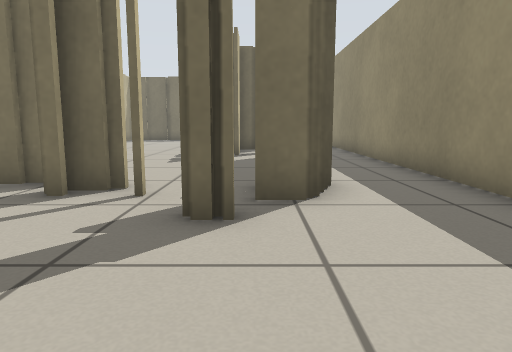
[1] (above)

24 first-person views from a walk through a world built for the Player/Stage simulator. The camera is 0.5 m above the floor, tilts 8° down and sees 70° across. Floor lines are 1 m apart. The floor is counted in squares, 0.5 m on a side. Each view is taken from the middle of a square. On the plan, view 1 faces up. The plan holds only what a view shows up to about 13 squares ahead; the rest is blank. Robots are left out.

[2]
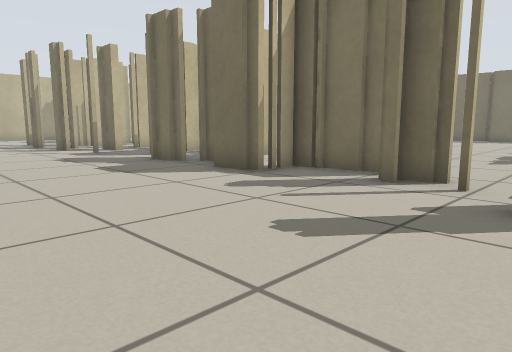

[3]
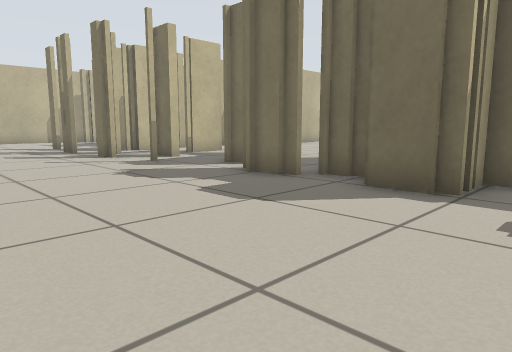

[4]
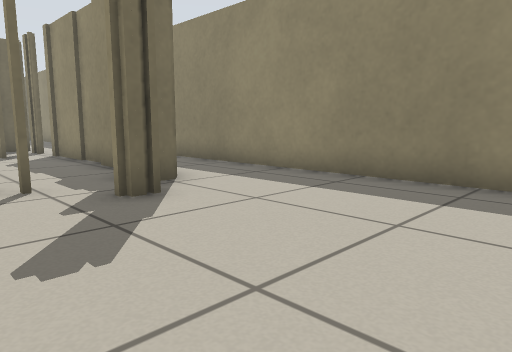

[5]
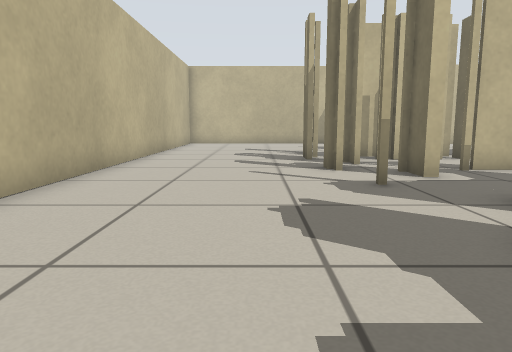

[6]
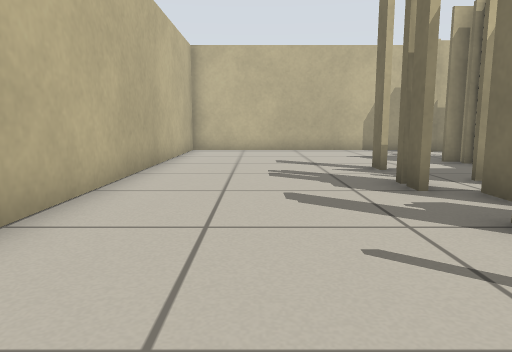

[7]
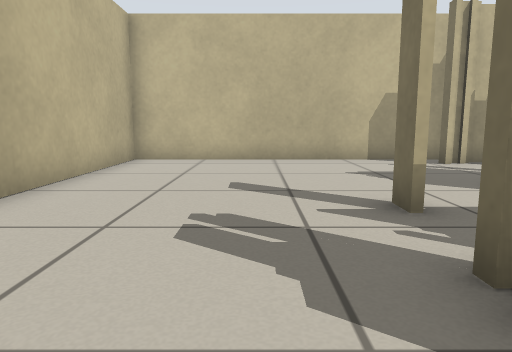

[8]
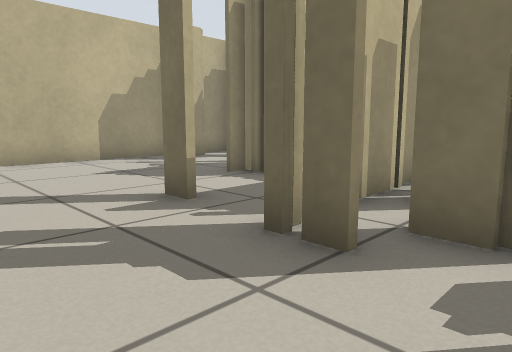

[9]
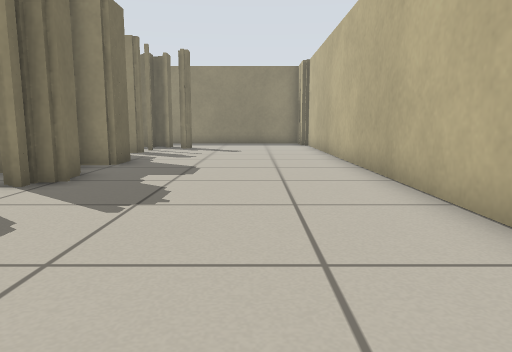

[10]
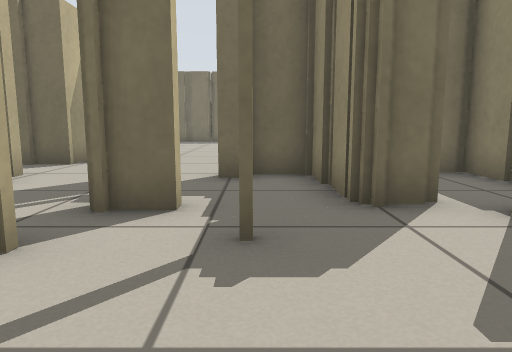

[11]
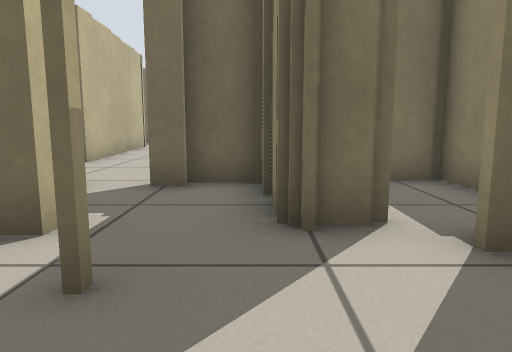

[12]
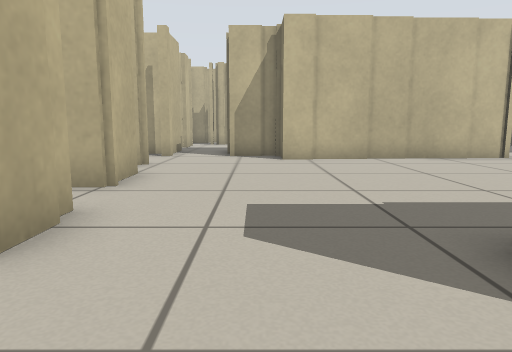

[13]
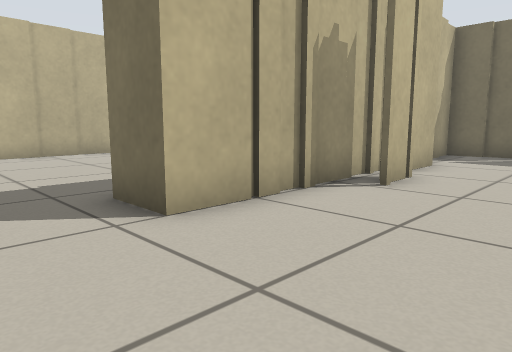

[14]
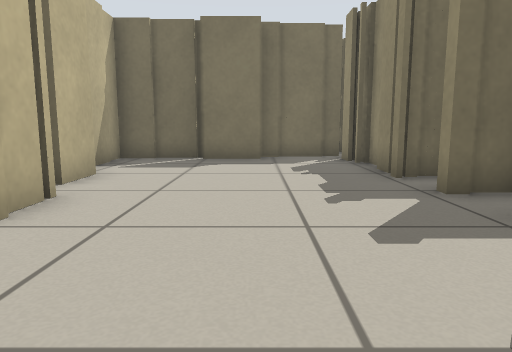

[15]
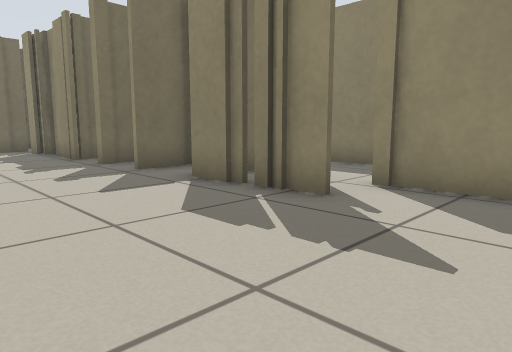

[16]
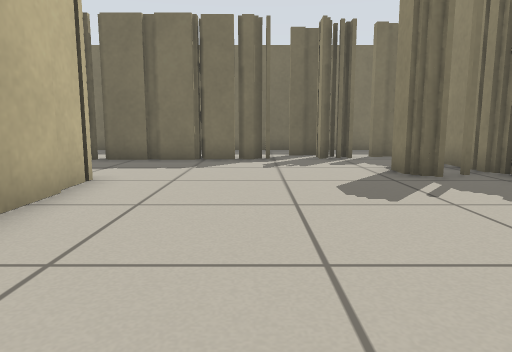

[17]
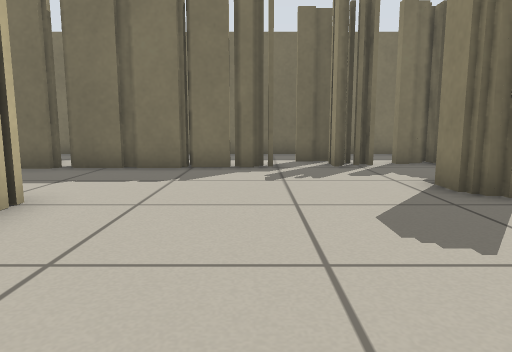

[18]
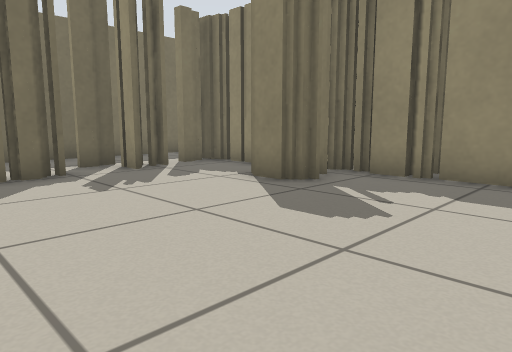

[19]
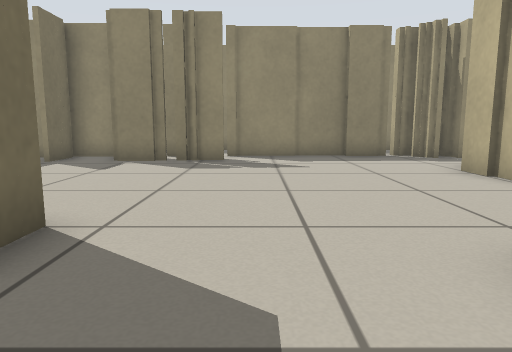

[20]
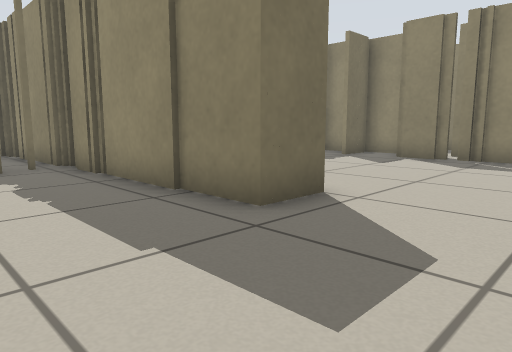

[21]
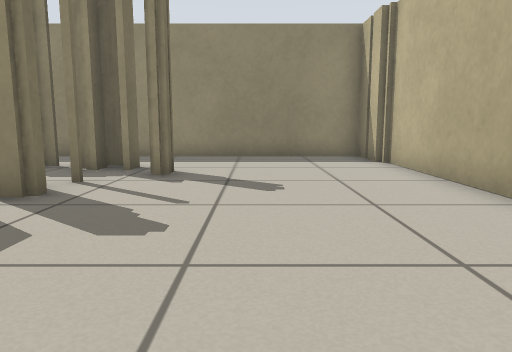

[22]
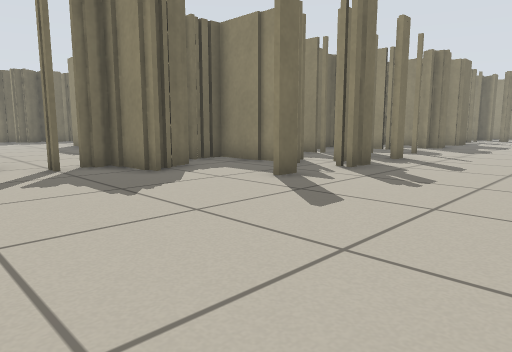

[23]
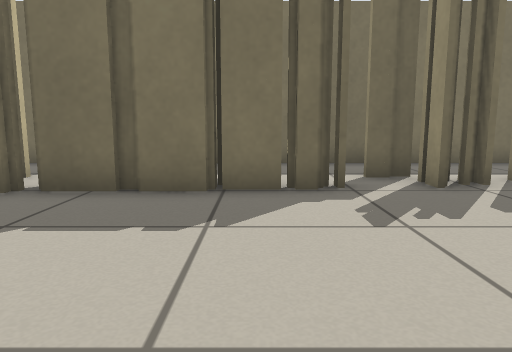

[24]
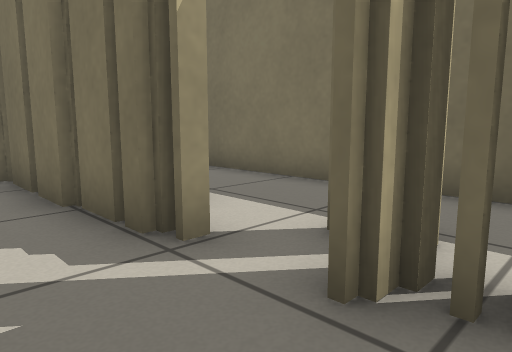

### Floor plan
Key: @ floor where view 1 was taken; # wall or solid block; x gap in a wall; . floor.
Columns run from 27 left of view 1 to 4 right of it. Each row starts with its distance up from view 1.
 26       ##############      #
 25           .........      ##
 24         #    .x############
 23         ######.#####......#
 22         #.........##......#
 21         ..........##......#
 20          .......#.##......##
 19           ......#.##.......#
 18           #.......###.....##
 17           #.......###.....##
 16           #.......##.......#
 15           #.......##......###  #
 14           #.......##......#.x..#
 13     ..    #.......##......x.x..#
 12    ...   ##...............#.x..#
 11    ...   #..................#..#
 10    ...  ##..................#..#
  9  #...   .........##.........#..#
  8  #...# ###..#.##..#.........#..#
  7 ##...##.##..#..#..#.........#..#
  6 #.......##.....##.#..#####..#..#
  5 #.......###x##...#####..##.##..#
  4 #......#.##...#............#...#
  3 #..............................#
  2 #..............................#
  1 #..............................#
  0 #..........................@...#
 -1 #............................###
 -2 ##############################

Where each view was taken, in squares from view 1:
view 1: 0 up, 0 right, facing up
view 2: 1 down, 0 right, facing up-left
view 3: 1 down, 4 left, facing up-left
view 4: 1 down, 3 left, facing up-right
view 5: 2 up, 7 left, facing left
view 6: 1 up, 12 left, facing left
view 7: 2 up, 16 left, facing left
view 8: 1 up, 16 left, facing up-left
view 9: 1 up, 16 left, facing right
view 10: 1 up, 13 left, facing up
view 11: 2 up, 12 left, facing up
view 12: 11 up, 6 left, facing left
view 13: 11 up, 4 left, facing up-left
view 14: 13 up, 4 left, facing up
view 15: 9 up, 5 left, facing up-right
view 16: 12 up, 14 left, facing up
view 17: 14 up, 14 left, facing up
view 18: 15 up, 16 left, facing up-right
view 19: 11 up, 11 left, facing right
view 20: 10 up, 12 left, facing up-right
view 21: 2 up, 8 left, facing right
view 22: 1 down, 26 left, facing up-right
view 23: 17 up, 15 left, facing up
view 24: 21 up, 11 left, facing up-left
